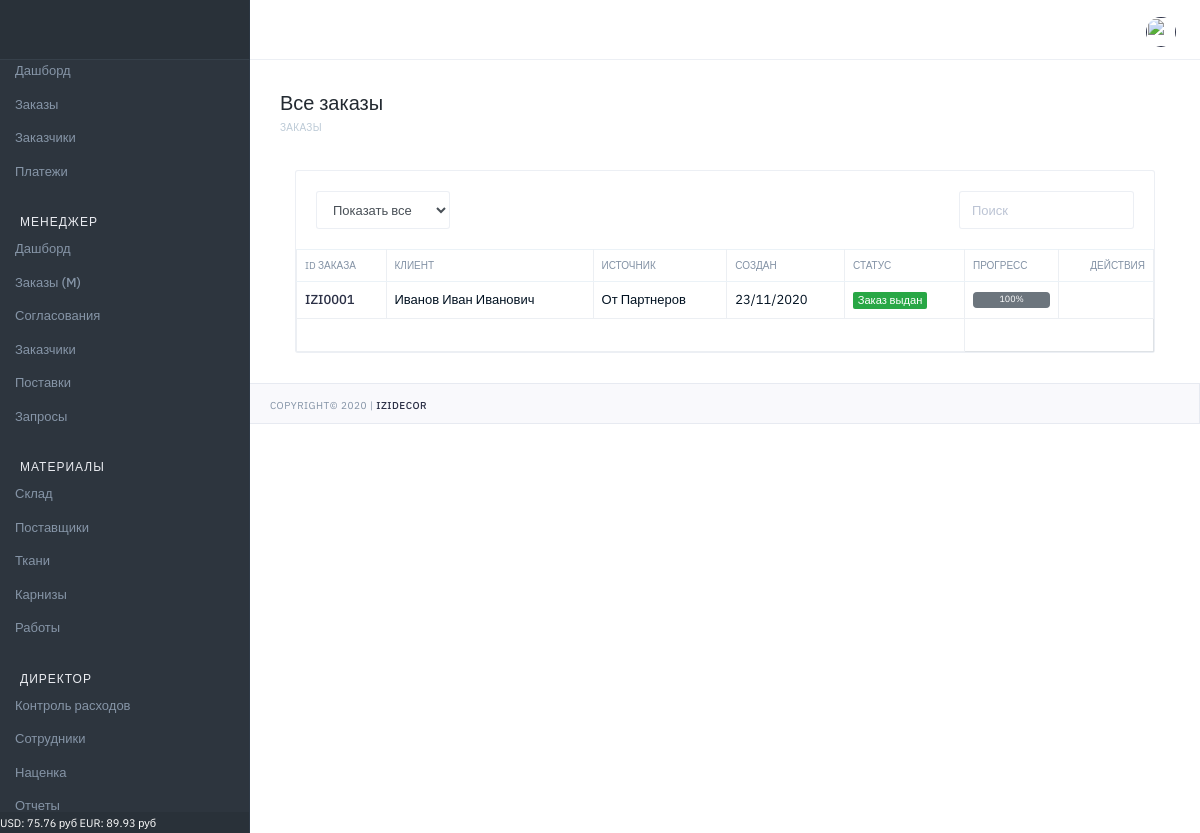
The page /manager/orders/ (signed in) on the database as committed earlier.
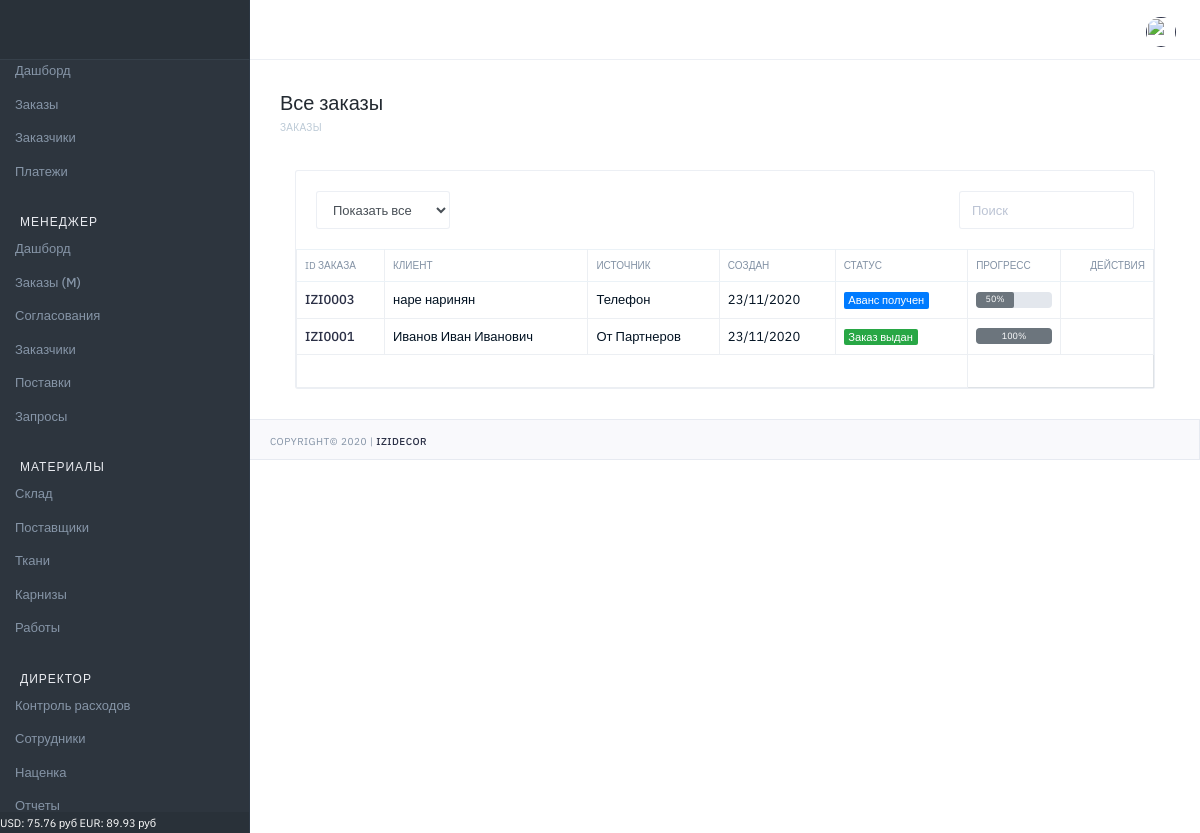
The same page on the database as committed later.
### orders/models.py (models this page shows, shortened)
class Order(models.Model):
    STATUS_V = (
        (0, 'Запланирован'),
        (1, 'КП подготовлено'),
        (2, 'КП утверждено'),
        (3, 'Договор подготовлен'),
        (4, 'Договор подписан'),
        (5, 'Аванс получен'),
        (6, 'Материалы заказаны'),
        (7, 'Материалы оплачены'),
        (8, 'Материалы отгружены'),
        (9, 'Работы заказаны'),
        (10, 'Заказ выдан'),
        (11, 'Архив'),
    )
    STATUS_CSS = (
        (0, 'secondary'),
        (1, 'secondary'),
        (2, 'secondary'),
        (3, 'info'),
        (4, 'info'),
        (5, 'primary'),
        (6, 'primary'),
        (7, 'primary'),
        (8, 'primary'),
        (9, 'primary'),
        (10, 'success'),
        (11, 'warning'),
    )
    STATUS_P = (
        (0, 0),
        (1, 10),
        (2, 20),
        (3, 30),
        (4, 40),
        (5, 50),
        (6, 60),
        (7, 70),
        (8, 80),
        (9, 90),
        (10, 100),
        (11, 0)
    )
    STATUS_V_T = (
        (0, 'Не заказаны'),
        (1, 'Заказаны'),
        (2, 'Оплачены'),
        (3, 'Отгружены'),
    )
    STATUS_V_D = (
        (0, 'Нет скидки'),
        (1, 'Не согласована'),
        (2, 'Согласована'),
        (3, 'Отказано'),
    )
    STATUS_V_D2 = (
        (0, 'Нет скидки'),
        (1, 'Ожидание согласования'),
        (2, 'Согласована'),
        (3, 'Отказано'),
        (4, 'Частичное согласование'),
    )
    number = models.CharField(verbose_name='Номер', max_length=100, blank=True, null=True, default=GetCountOrder)
    status = models.IntegerField(verbose_name='Статус', choices=STATUS_V, default=0)
    status_css = models.IntegerField(verbose_name='Статус', choices=STATUS_CSS, default=0)
    progress = models.IntegerField(verbose_name='Прогресс', choices=STATUS_P, default=0)
    textile_state = models.IntegerField(verbose_name='Состояние по текстилю', choices=STATUS_V_T, default=0)
    cornice_state = models.IntegerField(verbose_name='Состояние по карнизам', choices=STATUS_V_T, default=0)
    work_state = models.IntegerField(verbose_name='Состояние по работам', choices=STATUS_V_T, default=0)
    discount_status = models.IntegerField(verbose_name='Общий статус скидки', choices=STATUS_V_D2, default=0)
    discount_t = models.FloatField(verbose_name='Скидка к текстилю', max_length=100, blank=True, null=True, default=1)
    discount_t_s = models.IntegerField(verbose_name='Статус скидки', choices=STATUS_V_D, default=0)
    discount_c = models.FloatField(verbose_name='Скидка к карнизам', max_length=100, blank=True, null=True, default=1)
    discount_c_s = models.IntegerField(verbose_name='Статус скидки', choices=STATUS_V_D, default=0)
    discount_w = models.FloatField(verbose_name='Скидка к работам', max_length=100, blank=True, null=True, default=1)
    discount_w_s = models.IntegerField(verbose_name='Статус скидки', choices=STATUS_V_D, default=0)
    discount_view = models.IntegerField(verbose_name='Просмотр скидки', default=0)
    date_created = models.DateTimeField(verbose_name='Дата создания', auto_now_add=True, null=True)
    date_finished = models.DateField(verbose_name='Дата исполнения', blank=True, null=True)
    user = models.ForeignKey(User, on_delete=models.CASCADE, verbose_name='Пользователь', blank=True, null=True)
    user_view = models.IntegerField(verbose_name='Просмотр', default=0)

class Customer(models.Model):
    SOURCE_T = (
        (0, 'От Партнеров'),
        (1, 'Социальные сети'),
        (2, 'Маркетплейс'),
        (3, 'Телефон'),
        (4, 'Салон'),
    )
    order = models.ManyToManyField(Order, verbose_name='Заказ')
    name = models.CharField(verbose_name='ФИО', max_length=100)
    phone = models.CharField(verbose_name='Телефон', max_length=100, blank=True)
    email = models.CharField(verbose_name='email', max_length=100, blank=True)
    address = models.CharField(verbose_name='Адрес', max_length=300, blank=True)
    pass_series = models.CharField(verbose_name='Серия', max_length=10, blank=True)
    pass_number = models.CharField(verbose_name='Номер', max_length=10, blank=True)
    pass_date = models.CharField(verbose_name='Дата выдачи', max_length=10, blank=True)
    pass_issued = models.CharField(verbose_name='Выдан', max_length=300, blank=True)
    source_t = models.IntegerField(verbose_name='Источник', choices=SOURCE_T, default=0)
    user = models.ForeignKey(User, on_delete=models.CASCADE, verbose_name='Пользователь', blank=True, null=True)
    date_created = models.DateTimeField(verbose_name='Дата создания', auto_now_add=True, null=True)

### manager/views.py (the view)
# urls.py: path('orders/', M_OrderView, name="orders"),
@login_required(login_url='login')
def M_OrderView(request):
    qs = Order.objects.filter(status__gte=5, status__lte=10).order_by('-date_created')
    customer = Customer.objects.all()
    context = {
        'orders': qs,
        'customer': customer
    }
    return render(request, 'manager/orders_.html', context)

### main/template_tags/custom_tags.py (called while the page is built, shortened)
@register.filter(name='has_group')
def has_group(user, group_name):
    return user.groups.filter(name=group_name).exists()

@register.simple_tag()
def get_new_orders():
    result = Order.objects.filter(status__gte=5, user_view=0).count()
    return result

@register.simple_tag()
def get_discount():
    result = Order.objects.filter(status__lte=3, discount_status=1, discount_view=0).count()
    return result

@register.simple_tag()
def get_currency():
    usd = MarkupCurrency.objects.get(name='USD')
    eur = MarkupCurrency.objects.get(name='EUR')
    f = f'USD: {round(usd.value,2)} руб  EUR: {round(eur.value,2)} руб'
    return f

@register.simple_tag()
def get_finish_orders():
    result = Order.objects.filter(status=9).count()
    all_orders = Order.objects.filter(status=8)
    count_n = 0
    return result+count_n

### manager/templates/manager/orders_.html (shortened to what the changed rows need)
{% extends "main/base.html" %}
{% block title_h1 %}Все заказы{% endblock %}
{% block body_content %}
                     <div class="col-md-12 col-lg-12">
                        <div class="card mg-b-30">
                           <div class="card-body pd-0">
                              <table id="foo-filtering" class="table table-bordered table-hover toggle-circle" data-page-size="50">
                                  <thead class="tx-10 tx-uppercase">
                                     <tr>
                                        <th>ID заказа</th>
                                        <th>Клиент</th>
                                        <th>Источник</th>
                                        <th>Создан</th>
                                        <th>Статус</th>
                                         <th>Прогресс</th>
                                        <th class="tx-right">Действия</th>
                                     </tr>
                                  </thead>
                                 <tbody>
                                    {% for q in orders %}
                                        <tr class="odd gradeX">
                                            <td><a href="{% url 'manager:order_view' q.id %}">{{q.number}}
                                            </a></td>
                                            <td>
                                                {% for cus in customer %}
                                                    {% for ord in cus.order.all %}
                                                        {% if q.number == ord.number %}
                                                            {{cus.name}}
                                                        {% endif %}
                                                    {% endfor %}
                                                {% endfor %}
                                            </td>
                                            <td>
                                                {% for cus in customer %}
                                                    {% for ord in cus.order.all %}
                                                        {% if q.number == ord.number %}
                                                            {{cus.get_source_t_display}}
                                                        {% endif %}
                                                    {% endfor %}
                                                {% endfor %}
                                            </td>
                                            <td>{{q.date_created|date:'d/m/Y'}}</td>
                                            <td><span class="badge badge-{{q.get_status_css_display}}">{{q.get_status_display}}</span></td>
                                            <td>
                                                {% if q.get_progress_display %}
                                                    <div class="progress">
                                                        <div class="badge badge-secondary" role="progressbar" style="width: {{q.get_progress_display}}%" aria-valuenow="{{q.get_progress_display}}" aria-valuemin="0" aria-valuemax="100">{{q.get_progress_display}}%</div>
                                                    </div>
                                                {% endif %}
                                            </td>
                                            <td class="tx-right">
                                                <a href="{% url 'manager:order_view' q.id %}"  title="" data-toggle="tooltip" data-original-title="Заказать"></a>
                                                <a href="{% url 'manager:order_budget_view' q.id %}"  title="" data-toggle="tooltip" data-original-title="Бюджет"></a>
                                            </td>
                                        </tr>
                                    {% endfor %}
                                 </tbody>
                              </table>
                           </div>
                        </div>
                     </div>
{% endblock %}

Rows that differ between the two databases and show on the page:
added Order: number "IZI0003", date_created "23/11/2020", status "Аванс получен", progress "50"
added Customer: name "наре наринян", source_t "Телефон"
